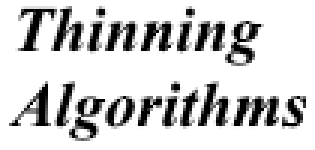
#> input picture Common/test2.png, 105 x 50 px, found by its file name (shown 3 times larger)
$ python test.py
#> lines starting #> are read from the running program, lines starting #| are printed output that depends on the picture
### modules/functions.py
import cv2
import bcolors
import copy
import numpy as np


# Reads a colored picture in gray
def imreadgray(img):
#> called with img = '../pictures/test2.png'
    image = cv2.imread(img)
#> image is the input picture: shape (50, 105, 3); min 0, max 255, mean 209
    img = cv2.cvtColor(image, cv2.COLOR_BGR2GRAY)
    return img


# Flips the values of a gray image to have 0 as white and 255 as black
def flip(img):
    size = img.shape
#> size = (50, 105)
    for row in range(0, size[0]):
        for col in range(0, (size[1])):
            img[row, col] = 255 - img[row, col]
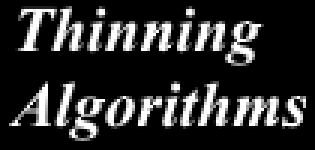
#> img: shape (50, 105) (shown 3 times larger); min 0, max 255, mean 46
    return img


# Calculates the value of R'
# [246 lines left out: functions rvalue, minimize, minimizenotnull, maximizenotnull, notendpoint, connected and 6 more, not called in this run]


# The middle point has the highest grayness
def localmaximum(n0, n1, n2, n3, n4, n5, n6, n7, n8):
    if n0 > n1 and n0 > n2 and n0 > n3 and n0 > n4 and n0 > n5 and n0 > n6 and n0 > n7 and n0 > n8:
        return True
    return False


# Checks if it is an end point
def endpoint(img, row, col):
    array = []
    array.extend([img[row - 1][col], img[row][col - 1], img[row + 1][col], img[row][col + 1]])

    if np.count_nonzero(array) == 1:
        del array[:]

        if img[row - 1][col] != 0:
            array.extend([img[row - 2][col], img[row - 1][col - 1], img[row - 1][col + 1]])

            if np.count_nonzero(array) == 1:
                return True

        if img[row][col - 1] != 0:
            array.extend([img[row - 1][col - 1], img[row][col - 2], img[row + 1][col - 1]])

            if np.count_nonzero(array) == 1:
                return True

        if img[row + 1][col] != 0:
            array.extend([img[row + 1][col - 1], img[row + 2][col], img[row + 1][col + 1]])

            if np.count_nonzero(array) == 1:
                return True

        if img[row][col + 1] != 0:
            array.extend([img[row - 1][col + 1], img[row][col + 2], img[row + 1][col + 1]])

            if np.count_nonzero(array) == 1:
                return True

    return False


# Returns True if the point can be deleted so the path is not weakened in the corner
# [31 lines left out: functions connectedcorner, connectedpath, gif, not called in this run]

### modules/test.py
from modules.functions import endpoint
from modules.functions import imreadgray
from modules.functions import flip
from modules.functions import localmaximum

picture = 'test2'

img = imreadgray('../pictures/' + picture + '.png')
img = flip(img)

print(img)
#> (printed output is left out)
print(endpoint(img, 3, 3))
#| False
print(localmaximum(253, 34, 16, 30, 44, 51, 210, 234, 254))

$ run again, with Common/chromosome.png copied over Common/test2.png
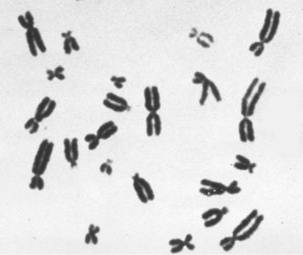
#> input picture Common/chromosome.png, 303 x 255 px, found by its file name
#> in imreadgray, image is the input picture: shape (255, 303, 3); min 46, max 253, mean 221.4
#> after the loop in flip, `for row in range(0, size[0]):`:
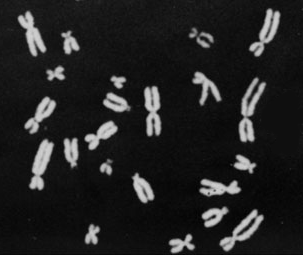
#> img: shape (255, 303); min 2, max 209, mean 33.6
#> (printed output is left out)
#| False
